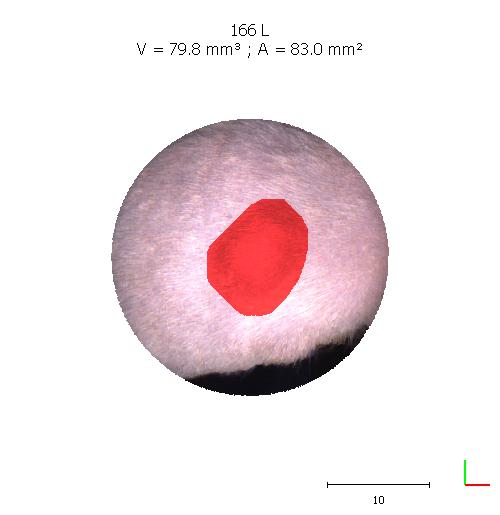
#> input picture data/training_images/DTC#357-Prestudy-1-51-166 L.jpg, 500 x 515 px; its folder holds only this picture in this run
$ jupyter execute --allow-errors converting_to_coco.ipynb
#> lines starting #> are read from the running program, lines starting #| are printed output that depends on the picture
## Setup

[cell 1]
# imports
import cv2
import glob
import json
import os
import numpy as np
import random
import matplotlib.pyplot as plt

[cell 2]
# functions to read a folder of images

def read_images_to_array(folder_path):

#> called with folder_path = './data/training_images'
  image_array = []
  # Get a sorted list of filenames
  filenames = sorted(os.listdir(folder_path))
  for filename in filenames:
    if filename.endswith(".jpg") or filename.endswith(".png"):
      img_path = os.path.join(folder_path, filename)
      img = cv2.imread(img_path)
#> img is the input picture: shape (515, 500, 3); mean B, G, R 230.7, 227.9, 240.6

      if img is not None:
        image_array.append(img)

  return image_array

# function to split image into 2 catgories (one mask and one raw)

def split_images(image_array):

    red_region_images = []
    raw_images = []

    for image in image_array:
        if image[25,100].sum() == 255*3 :
            red_region_images.append(image)
        else:
            raw_images.append(image)

    return red_region_images, raw_images

# function to crop out the noise

def crop_raw_images(image_array):

    cropped_images = []

    for i in range(len(image_array)):

        image = image_array[i]

        mask = np.zeros(image.shape, dtype=np.uint8)
        mask = cv2.circle(mask, (320, 240), 200, (255,255,255), -1)

        res = cv2.bitwise_and(image, mask)
        res[mask==0] = 255

        cropped_images.append(res)

    return cropped_images

# function to create binary masks

# [90 lines left out: functions create_binary_masks, crop_masks, resize_binary_masks, resize_raw_images, not called in this run]

[cell 3]
# this function is used to crop both sides of the image

def double_crop(image_array):

    cropped_images = []

    for image in image_array:

        # this is crop for each side (totalCrop/2)
        cropped_image = image[0:515, 70:570]

        cropped_images.append(cropped_image)

    return cropped_images

def zoom_at(image_array, zoom, coord=None):
    """
    Simple image zooming without boundary checking.
    Centered at "coord", if given, else the image center.

    img: numpy.ndarray of shape (h,w,:)
    zoom: float
    coord: (float, float)
    """

    zoomed_array = []

    for img in image_array:


        # Translate to zoomed coordinates
        h, w, _ = [ zoom * i for i in img.shape ]

        if coord is None: cx, cy = w/2, h/2
        else: cx, cy = [ zoom*c for c in coord ]

        img = cv2.resize( img, (0, 0), fx=zoom, fy=zoom)
        img = img[ int(round(cy - h/zoom * .5)) : int(round(cy + h/zoom * .5)),
                   int(round(cx - w/zoom * .5)) : int(round(cx + w/zoom * .5)),
                   : ]
        zoomed_array.append(img)

    return zoomed_array

[cell 4]
# get the folder of images
folder_path = "./data/training_images"
images = read_images_to_array(folder_path)
#> images = 1 item

# apply all the functions
image_masks, image_raw = split_images(images)
#> the loop in split_images, `for image in image_array:` made 1 pass
#> after the loop in split_images, `for image in image_array:`: raw_images = []; red_region_images = 1 item
#> image_masks = 1 item; image_raw = []
image_masks = zoom_at(image_masks, 1.4285, coord=None)
#> the loop in zoom_at, `for img in image_array:` made 1 pass
#> (h, w, cx, cy) on pass 1: (735.7, 714.2, 357.1, 367.8)
#> pass 1, in zoom_at, `img = img[ int(round(cy - h/zoom * .5)) : int(round(cy + h/zoom * .5))..`:
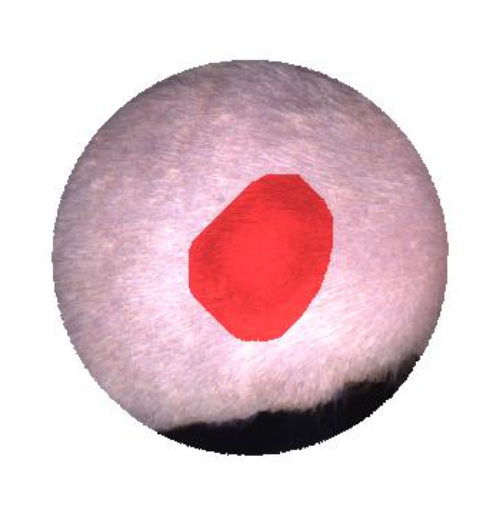
#> img: shape (515, 500, 3); mean of channels 0, 1, 2 207, 201.1, 227; drawn as B, G, R
#> after the loop in zoom_at, `for img in image_array:`: zoomed_array = 1 item
image_raw = crop_raw_images(image_raw)
#> after the loop in crop_raw_images, `for i in range(len(image_array)):`: cropped_images = []

red_region = image_masks
#> red_region = 1 item
# image_masks = resize_binary_masks(image_masks)
image_raw = double_crop(image_raw)
#> after the loop in double_crop, `for image in image_array:`: cropped_images = []
# image_masks = crop_masks(image_masks)

#> (the rest of this cell did not finish here and is left out)

[cell 5]
image_masks = np.array(image_masks)
image_raw = np.array(image_raw)
#> image_raw = empty array

print(image_masks.shape)
#| (1, 515, 500, 3)
print(image_raw.shape)
#| (0,)


$ run again, on data/training_images/DTC#357-Prestudy-1-66-159 L.jpg
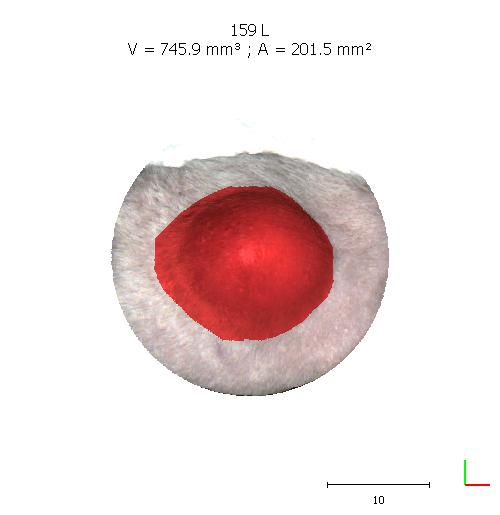
#> input picture data/training_images/DTC#357-Prestudy-1-66-159 L.jpg, 500 x 515 px
#> in read_images_to_array, img is the input picture: shape (515, 500, 3); mean B, G, R 226.2, 226.5, 239.6
#> images = 1 item
#> the loop in split_images, `for image in image_array:` made 1 pass
#> after the loop in split_images, `for image in image_array:`: raw_images = []; red_region_images = 1 item
#> `image_masks, image_raw = split_images(images)`: image_raw = []
#> the loop in zoom_at, `for img in image_array:` made 1 pass
#> (h, w, cx, cy) on pass 1: (735.7, 714.2, 357.1, 367.8)
#> pass 1, in zoom_at, `img = img[ int(round(cy - h/zoom * .5)) : int(round(cy + h/zoom * .5))..`:
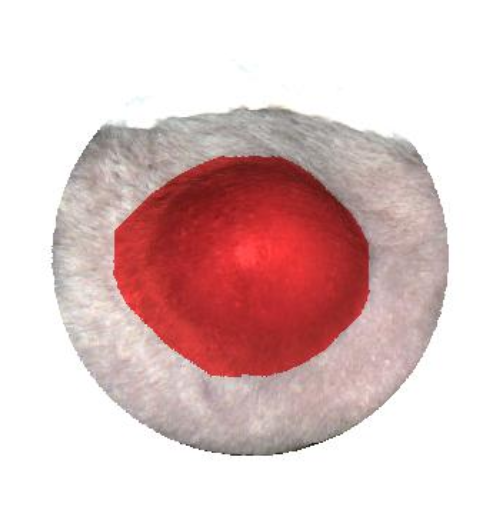
#> img: shape (515, 500, 3); mean of channels 0, 1, 2 197.8, 198.4, 225.1; drawn as B, G, R
#> after the loop in zoom_at, `for img in image_array:`: zoomed_array = 1 item
#> after the loop in crop_raw_images, `for i in range(len(image_array)):`: cropped_images = []
#> red_region = 1 item
#> after the loop in double_crop, `for image in image_array:`: cropped_images = []
#> `image_raw = np.array(image_raw)`: image_raw = empty array
#| (1, 515, 500, 3)
#| (0,)
